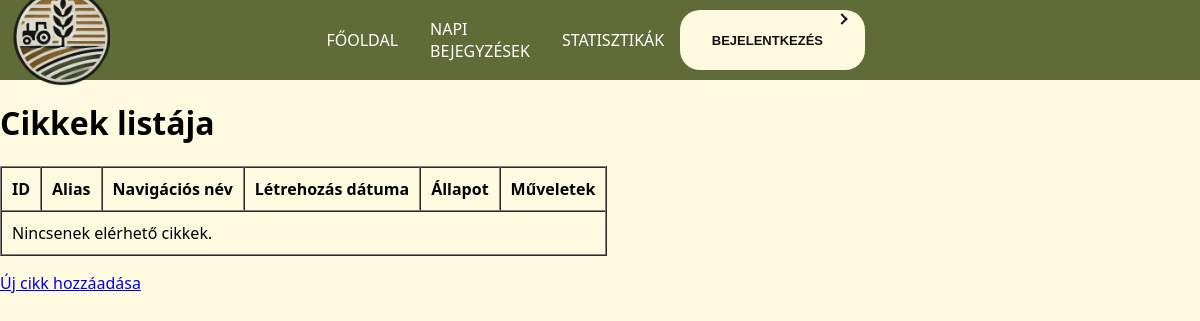
The app's page /admin/list.php (signed in), older data.
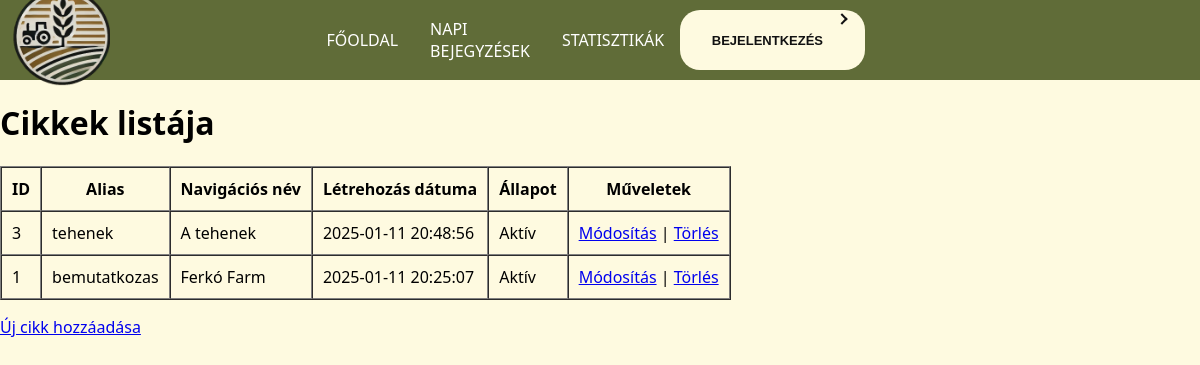
The same page, newer data.
### tables this page shows
CREATE TABLE `news` (
  `id` tinyint(4) NOT NULL,
  `alias` varchar(32) DEFAULT NULL,
  `ordering` tinyint(4) DEFAULT NULL,
  `nav_name` varchar(32) DEFAULT NULL,
  `content` text DEFAULT NULL,
  `img` varchar(255) DEFAULT NULL,
  `creation` datetime DEFAULT NULL,
  `updating` datetime DEFAULT NULL,
  `description` text DEFAULT NULL,
  `keywords` text DEFAULT NULL,
  `states` tinyint(4) DEFAULT NULL
);

### admin/list.php (the view, shortened to what this page needs)
<?php
require "../connect.php";
$query = "SELECT id, alias, nav_name, creation, states FROM news ORDER BY creation DESC";
$result = mysqli_query($dbconn, $query);
?>
<!DOCTYPE html>
<html lang="hu">
<head>
    <link rel="stylesheet" href="../style.css">
    <link rel="stylesheet" href="../css/nav.css">
</head>
<body>
    <?php include '../main/nav.php'; ?>
    <h1>Cikkek listája</h1>
    <table border="1" cellpadding="10" cellspacing="0">
        <thead>
            <tr>
                <th>ID</th>
                <th>Alias</th>
                <th>Navigációs név</th>
                <th>Létrehozás dátuma</th>
                <th>Állapot</th>
                <th>Műveletek</th>
            </tr>
        </thead>
        <tbody>
            <?php if (mysqli_num_rows($result) > 0): ?>
                <?php while ($row = mysqli_fetch_assoc($result)): ?>
                    <tr>
                        <td><?= htmlspecialchars($row['id']) ?></td>
                        <td><?= htmlspecialchars($row['alias']) ?></td>
                        <td><?= htmlspecialchars($row['nav_name']) ?></td>
                        <td><?= htmlspecialchars($row['creation']) ?></td>
                        <td><?= $row['states'] == 1 ? 'Aktív' : 'Inaktív' ?></td>
                        <td>
                            <a href="edit.php?id=<?= $row['id'] ?>">Módosítás</a> |
                            <a href="delete.php?id=<?= $row['id'] ?>" onclick="return confirm('Biztosan törölni szeretnéd?');">Törlés</a>
                        </td>
                    </tr>
                <?php endwhile; ?>
            <?php else: ?>
                <tr>
                    <td colspan="6">Nincsenek elérhető cikkek.</td>
                </tr>
            <?php endif; ?>
        </tbody>
    </table>
    <p><a href="content_management.php">Új cikk hozzáadása</a></p>
</body>
</html>

### main/nav.php (shortened to what this page needs)
<nav>
    <div class="logo-container">
        <img src="../cowPicture/logo.png" alt="Logo">
    </div>
    <div class="nav-links">
        <div class="links">
            <a href="../main/index.php">Főoldal</a>
            <a href="../index.php">Napi bejegyzések</a>
            <a href="#statisztikak">Statisztikák</a>
        </div>
        <div class="button-container" id="buttonContainer">
            <button>
                <a href="../admin/index.php">Bejelentkezés</a>
                <div class="arrow-wrapper">
                    <div class="arrow"></div>
                </div>
            </button>
        </div>
    </div>
</nav>

### css/style.css (style rules this page uses)
body { margin:0; font-family: Arial; background-color: #ccc }

### css/nav.css (style rules this page uses)
body { font-family: system-ui, -apple-system, BlinkMacSystemFont, 'Segoe UI', Roboto, Oxygen, Ubuntu, Cantarell, 'Open Sans', 'Helvetica Neue', sans-serif; background-color: #fefae0; }
nav { background-color: #606c38; display: grid; grid-template-columns: 1fr 1fr 1fr; align-items: center; width: 100%; }
.logo-container { position: absolute; left: 10px; }
.logo-container img { width: 100px; height: auto; }
.nav-links { display: grid; grid-column: 2; justify-content: center; }
.links { display: flex; align-items: center; margin:auto; }
nav a { color: white; padding: 1rem; text-decoration: none; text-transform: uppercase; transition: background-color 0.3s ease; cursor: pointer; }
.button-container { grid-column: 3; justify-self: end; }
nav button { margin: 10px 5px 10px 0; border: 0; }
.button-container button { --primary-color: #FEFAE0; --secondary-color: #111; --hover-color: #111; --arrow-width: 10px; --arrow-stroke: 2px; border-radius: 20px; padding: 0.5em 1.2em; background: var(--primary-color); display: flex; font-weight: bold; font-size: small; }
.button-container button a { text-decoration: none; color: var(--secondary-color); }
.button-container button .arrow-wrapper { display: flex; justify-content: center; align-items: center; }
.button-container button .arrow { margin-top: 1px; width: var(--arrow-width); background: var(--primary-color); height: var(--arrow-stroke); position: relative; transition: 0.2s; }
.button-container button .arrow::before { content: ""; box-sizing: border-box; position: absolute; border: solid var(--secondary-color); border-width: 0 var(--arrow-stroke) var(--arrow-stroke) 0; display: inline-block; top: -3px; right: 3px; transition: 0.2s; padding: 3px; transform: rotate(-45deg); }
@media (min-width: 769px) { .button-container { grid-column: 3; justify-self: end; margin-right: 20px; } }
@media (min-width: 769px) { .nav-links { display: flex; grid-column: 2; justify-content: center; } }

Row changes from the older to the newer data that the page shows:
added news: id "3", alias "tehenek", nav_name "A tehenek", creation "2025-01-11 20:48:56", states "Aktív"
added news: id "1", alias "bemutatkozas", nav_name "Ferkó Farm", creation "2025-01-11 20:25:07", states "Aktív"
Text that changed along with them:
text no longer shown: "Nincsenek elérhető cikkek."
